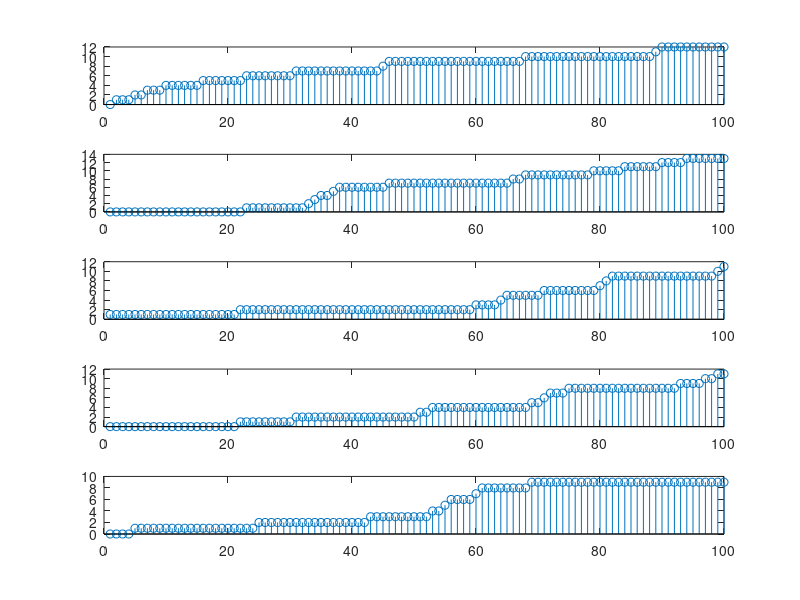
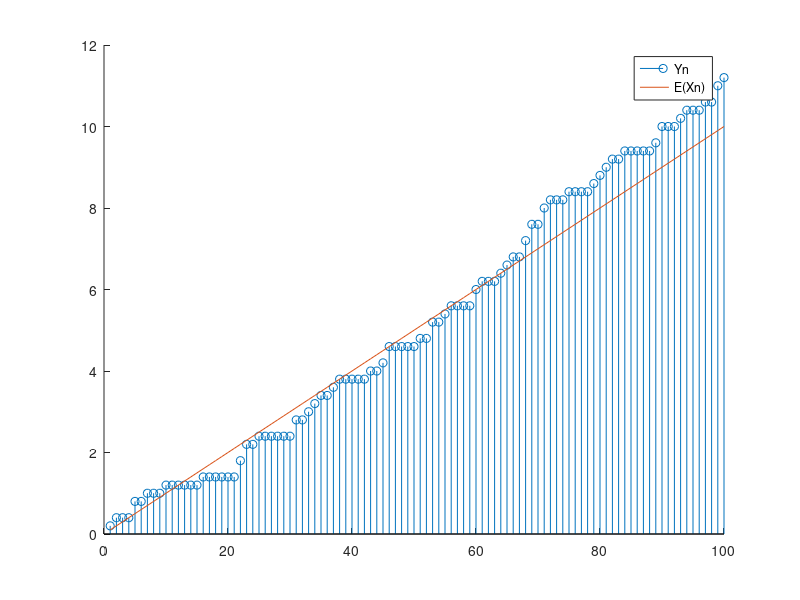

Source code (MATLAB) for these figures, in order:
%% Ex - 1
n = 100;
p = 0.1;

x = rand(1,n);
Xn = 1*(x<=p);
stem(Xn)

%% Ex - 2

n = 100;
p = 0.1;

x = rand(5,n);
Xn = 1*(x<=p);

Yn = cumsum(Xn,2);
hold on
for i=1:5
   subplot(5,1,i);
   stem(Yn(i,:))
end

figure
avg_t = 0.1.*(1:n);
avg = mean(Yn);
va  = var(Yn);
hold on
stem(avg)
plot(avg_t);
legend('Yn','E(Xn)')

%% Ex - 3


